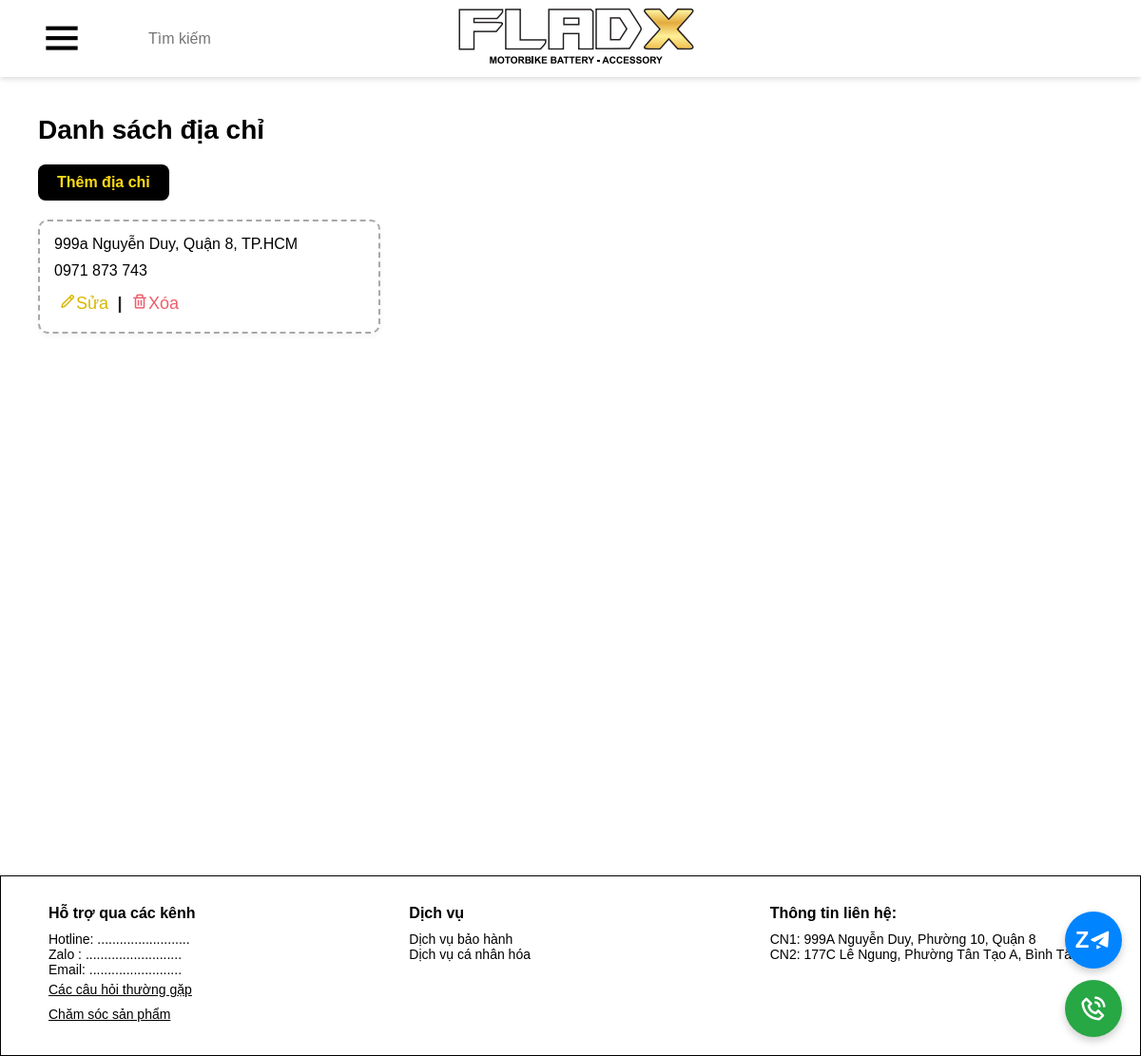
/index.php?url=address (signed in), run on an earlier commit of the app's database.
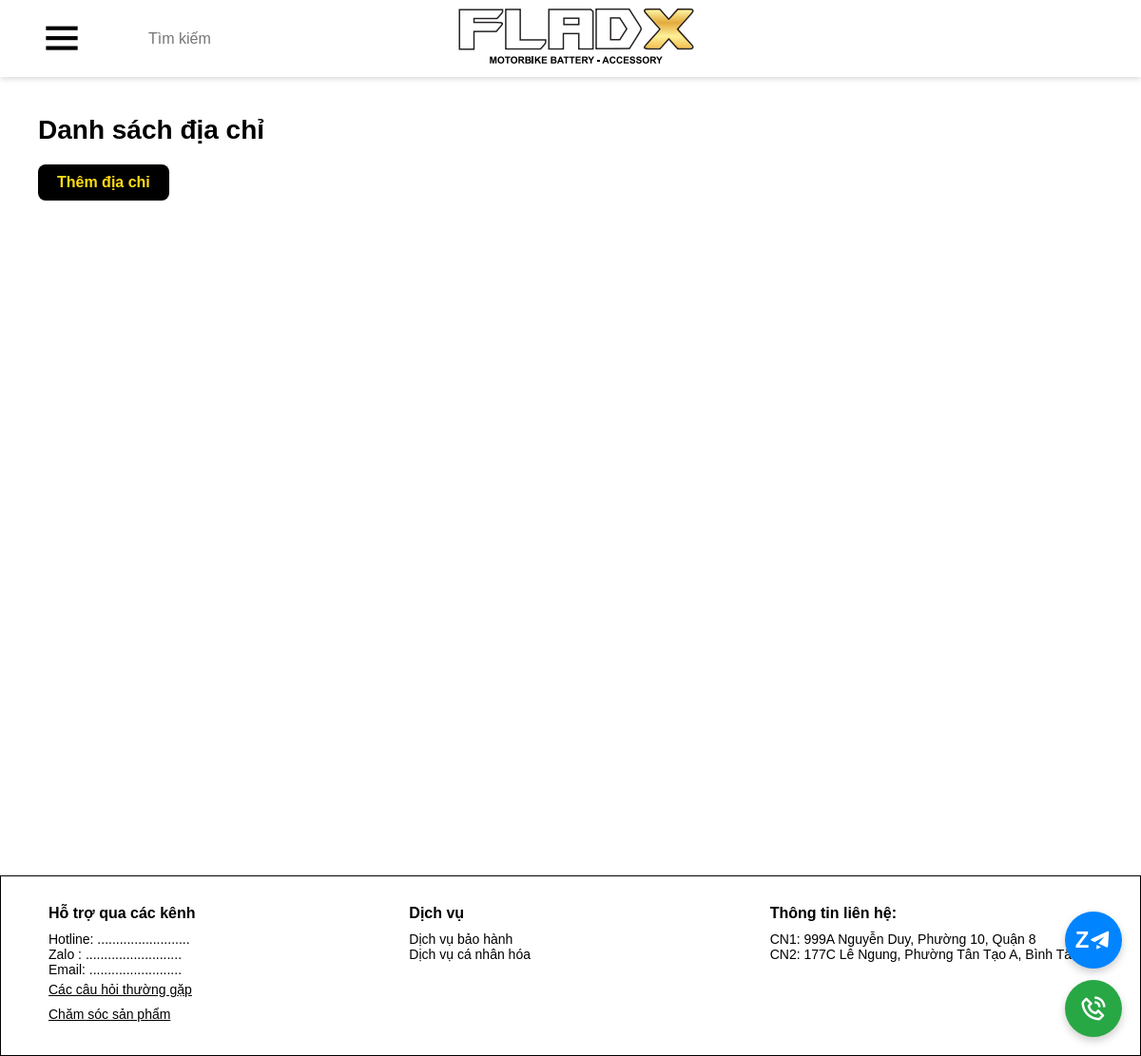
And on a later commit of the database.
### tables this page shows
CREATE TABLE `dia_chi` (
  `id` int(11) NOT NULL,
  `khach_hang_id` int(11) NOT NULL,
  `so_nha_va_duong` varchar(255) NOT NULL,
  `quan_id` int(11) NOT NULL,
  `sdt` varchar(11) NOT NULL,
  `trang_thai` enum('true','false') NOT NULL DEFAULT 'true'
);

### app/controllers/AddressController.php (called while the page is built, shortened)
<?php
require_once ROOT_PATH.'/app/models/AddressModel.php';
class AddressController {
    public function index() {
        $customer_id = $_SESSION['customer_id'];
        $addresses_info = getAllAddressByCId($customer_id);
        $addresses = [];
        foreach ($addresses_info as $value) {
            $district = getDistrictName($value['quan_id']);
            $addresses[] = [
                'dia_chi_id' => $value['id'],
                'so_nha_va_duong' => $value['so_nha_va_duong'],
                'quan' => $district['ten'],
                'sdt' => $value['sdt'],
            ];
        }
        require_once ROOT_PATH . '/app/views/layout/main.php';
    }
}

### index.php (called while the page is built, shortened)
<?php
require_once 'core/routes.php';

### app/models/AddressModel.php (called while the page is built, shortened)
<?php
function getAllAddressByCId($customer_id) {
    try {
        $conn = connection();
        $query = "SELECT * FROM dia_chi WHERE khach_hang_id = :khach_hang_id AND trang_thai = 'true'";
        $stmt = $conn->prepare($query);
        $stmt->bindParam(':khach_hang_id', $customer_id, PDO::PARAM_INT);
        $stmt->execute();
        return $stmt->fetchAll(PDO::FETCH_ASSOC);
    } catch (PDOException $e) {
        return [];
    }
}
function getDistrictName($quan_id) {
    try {
        $conn = connection();
        $stmt = $conn->prepare("SELECT * FROM quan WHERE id = :id LIMIT 1");
        $stmt->bindParam(':id', $quan_id, PDO::PARAM_INT);
        $stmt->execute();
        return $stmt->fetch(PDO::FETCH_ASSOC);
    } catch (PDOException $e) {
        return false;
    }
}
?>

### app/views/address.php (the view, shortened to what this page needs)
<body>
  <link rel="stylesheet" href="<?= CSS_URL ?>/address.css">
    <div class="container">
    <div class="addresspage">
      <h1>Danh sách địa chỉ</h1>
      <button class="btn-add"><a href="<?= BASE_URL ?>/index.php?url=address/form">Thêm địa chỉ</a></button>
      <div class="address-grid">
        <?php foreach ($addresses as $address) { ?>
          <div class="address-card">
          <p><?= htmlspecialchars($address['so_nha_va_duong']) ?>, <?= htmlspecialchars($address['quan']) ?>, TP.HCM</p>
          <p><?= htmlspecialchars(preg_replace('/(\d{4})(\d{3})(\d{3})/', '$1 $2 $3', $address['sdt'])) ?></p>
          <div class="card-actions">
            <form method="POST" action="<?= BASE_URL ?>/index.php?url=address/action">
              <button class="btn-edit" name="update"><i class="bx bx-pencil"></i>Sửa</button>
              <span class="divider">|</span>
              <button class="btn-delete" name="remove"><i class="bx bx-trash"></i>Xóa</button>
            </form>
          </div>
        </div>
        <?php } ?>
      </div>
    </div>
    </div>
  </body>

What changed in the data, as far as the page shows it:
removed dia_chi: so_nha_va_duong "999a Nguyễn Duy", quan "Quận 8", sdt "0971 873 743"
